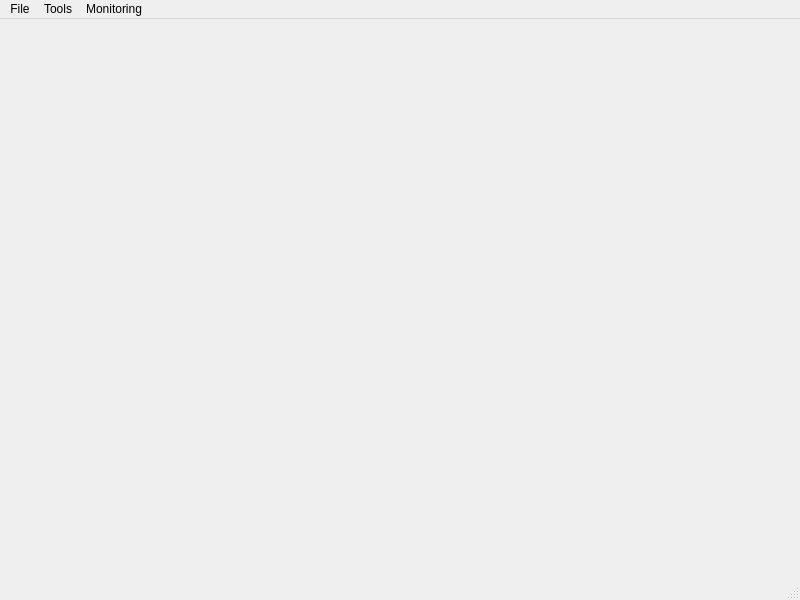
<?xml version="1.0" encoding="UTF-8"?>
<ui version="4.0">
 <class>MainWindow</class>
 <widget class="QMainWindow" name="MainWindow">
  <property name="geometry">
   <rect>
    <x>0</x>
    <y>0</y>
    <width>800</width>
    <height>600</height>
   </rect>
  </property>
  <property name="windowTitle">
   <string>Monitoring</string>
  </property>
  <widget class="QWidget" name="centralwidget"/>
  <widget class="QMenuBar" name="menubar">
   <property name="geometry">
    <rect>
     <x>0</x>
     <y>0</y>
     <width>800</width>
     <height>21</height>
    </rect>
   </property>
   <widget class="QMenu" name="menuTools">
    <property name="title">
     <string>Tools</string>
    </property>
    <addaction name="actionFiles_Writer"/>
   </widget>
   <widget class="QMenu" name="menuFile">
    <property name="title">
     <string>File</string>
    </property>
    <addaction name="actionExit"/>
   </widget>
   <widget class="QMenu" name="menuMonitoring">
    <property name="title">
     <string>Monitoring</string>
    </property>
    <addaction name="actionStart"/>
   </widget>
   <addaction name="menuFile"/>
   <addaction name="menuTools"/>
   <addaction name="menuMonitoring"/>
  </widget>
  <widget class="QStatusBar" name="statusbar"/>
  <action name="actionFiles_Writer">
   <property name="text">
    <string>Files Writer</string>
   </property>
  </action>
  <action name="actionExit">
   <property name="text">
    <string>Exit</string>
   </property>
  </action>
  <action name="actionStart">
   <property name="text">
    <string>Start</string>
   </property>
  </action>
 </widget>
 <resources/>
 <connections/>
</ui>
